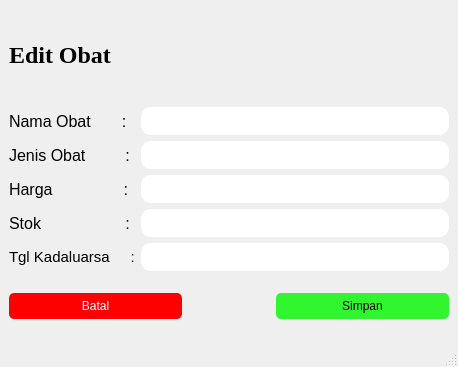
<?xml version="1.0" encoding="UTF-8"?>
<ui version="4.0">
 <class>MainWindow</class>
 <widget class="QMainWindow" name="MainWindow">
  <property name="geometry">
   <rect>
    <x>0</x>
    <y>0</y>
    <width>458</width>
    <height>367</height>
   </rect>
  </property>
  <property name="windowTitle">
   <string>MainWindow</string>
  </property>
  <property name="styleSheet">
   <string notr="true"/>
  </property>
  <widget class="QWidget" name="centralwidget">
   <layout class="QVBoxLayout" name="verticalLayout">
    <item>
     <widget class="QLabel" name="label">
      <property name="maximumSize">
       <size>
        <width>16777215</width>
        <height>60</height>
       </size>
      </property>
      <property name="font">
       <font>
        <family>Times New Roman</family>
        <pointsize>18</pointsize>
        <bold>true</bold>
       </font>
      </property>
      <property name="styleSheet">
       <string notr="true">
border-radius: 20px;</string>
      </property>
      <property name="text">
       <string>Edit Obat </string>
      </property>
     </widget>
    </item>
    <item>
     <layout class="QGridLayout" name="gridLayout">
      <item row="0" column="0">
       <widget class="QLabel" name="label_2">
        <property name="font">
         <font>
          <pointsize>12</pointsize>
         </font>
        </property>
        <property name="text">
         <string>Nama Obat       :</string>
        </property>
       </widget>
      </item>
      <item row="0" column="1">
       <widget class="QLineEdit" name="lineEdit">
        <property name="enabled">
         <bool>true</bool>
        </property>
        <property name="styleSheet">
         <string notr="true">background-color: rgb(255, 255, 255);
border-radius: 10px;
padding: 6px 8px;</string>
        </property>
       </widget>
      </item>
      <item row="1" column="0">
       <widget class="QLabel" name="label_3">
        <property name="font">
         <font>
          <pointsize>12</pointsize>
         </font>
        </property>
        <property name="text">
         <string>Jenis Obat         :</string>
        </property>
       </widget>
      </item>
      <item row="1" column="1">
       <widget class="QLineEdit" name="lineEdit_2">
        <property name="enabled">
         <bool>true</bool>
        </property>
        <property name="styleSheet">
         <string notr="true">background-color: rgb(255, 255, 255);
border-radius: 10px;
padding: 6px 8px;</string>
        </property>
       </widget>
      </item>
      <item row="2" column="0">
       <widget class="QLabel" name="label_4">
        <property name="font">
         <font>
          <pointsize>12</pointsize>
         </font>
        </property>
        <property name="text">
         <string>Harga                :</string>
        </property>
       </widget>
      </item>
      <item row="2" column="1">
       <widget class="QLineEdit" name="lineEdit_3">
        <property name="enabled">
         <bool>true</bool>
        </property>
        <property name="styleSheet">
         <string notr="true">background-color: rgb(255, 255, 255);
border-radius: 10px;
padding: 6px 8px;</string>
        </property>
       </widget>
      </item>
      <item row="3" column="0">
       <widget class="QLabel" name="label_5">
        <property name="font">
         <font>
          <pointsize>12</pointsize>
         </font>
        </property>
        <property name="text">
         <string>Stok                   :</string>
        </property>
       </widget>
      </item>
      <item row="3" column="1">
       <widget class="QLineEdit" name="lineEdit_4">
        <property name="enabled">
         <bool>true</bool>
        </property>
        <property name="styleSheet">
         <string notr="true">background-color: rgb(255, 255, 255);
border-radius: 10px;
padding: 6px 8px;</string>
        </property>
       </widget>
      </item>
      <item row="4" column="0">
       <widget class="QLabel" name="label_6">
        <property name="font">
         <font>
          <pointsize>11</pointsize>
         </font>
        </property>
        <property name="text">
         <string>Tgl Kadaluarsa     :</string>
        </property>
       </widget>
      </item>
      <item row="4" column="1">
       <widget class="QLineEdit" name="lineEdit_5">
        <property name="enabled">
         <bool>true</bool>
        </property>
        <property name="styleSheet">
         <string notr="true">background-color: rgb(255, 255, 255);
border-radius: 10px;
padding: 6px 8px;</string>
        </property>
       </widget>
      </item>
     </layout>
    </item>
    <item>
     <layout class="QGridLayout" name="gridLayout_2">
      <item row="0" column="2">
       <widget class="QPushButton" name="pushButton_simpan">
        <property name="styleSheet">
         <string notr="true">QPushButton { 
background-color: rgb(49, 245, 46);
	border-radius: 5px;
padding: 6px 8px; 
}

/* Saat kursor hover */
QPushButton:hover {
     /* warna saat hover */
	background-color: rgb(85, 255, 127);
    color: black;
}

/* Saat tombol ditekan */
QPushButton:pressed {
     /* warna saat ditekan */
		background-color: rgb(85, 255, 127);
    color: black;
}

</string>
        </property>
        <property name="text">
         <string>Simpan</string>
        </property>
       </widget>
      </item>
      <item row="0" column="0">
       <widget class="QPushButton" name="pushButton_batal">
        <property name="styleSheet">
         <string notr="true">QPushButton { 
border-radius: 5px;
padding: 6px 8px; 
	background-color: rgb(255, 0, 0);
    color: white;
}

/* Saat kursor hover */
QPushButton:hover {
     /* warna saat hover */
background-color:rgb(213, 0, 0);
	color: white;
}

/* Saat tombol ditekan */
QPushButton:pressed {
     /* warna saat ditekan */
background-color: rgb(213, 0, 0);
	color: white;
}</string>
        </property>
        <property name="text">
         <string>Batal</string>
        </property>
       </widget>
      </item>
      <item row="0" column="1">
       <spacer name="horizontalSpacer">
        <property name="orientation">
         <enum>Qt::Horizontal</enum>
        </property>
        <property name="sizeType">
         <enum>QSizePolicy::Fixed</enum>
        </property>
        <property name="sizeHint" stdset="0">
         <size>
          <width>88</width>
          <height>25</height>
         </size>
        </property>
       </spacer>
      </item>
     </layout>
    </item>
   </layout>
  </widget>
  <widget class="QMenuBar" name="menubar">
   <property name="geometry">
    <rect>
     <x>0</x>
     <y>0</y>
     <width>458</width>
     <height>22</height>
    </rect>
   </property>
  </widget>
  <widget class="QStatusBar" name="statusbar"/>
 </widget>
 <resources/>
 <connections/>
</ui>
